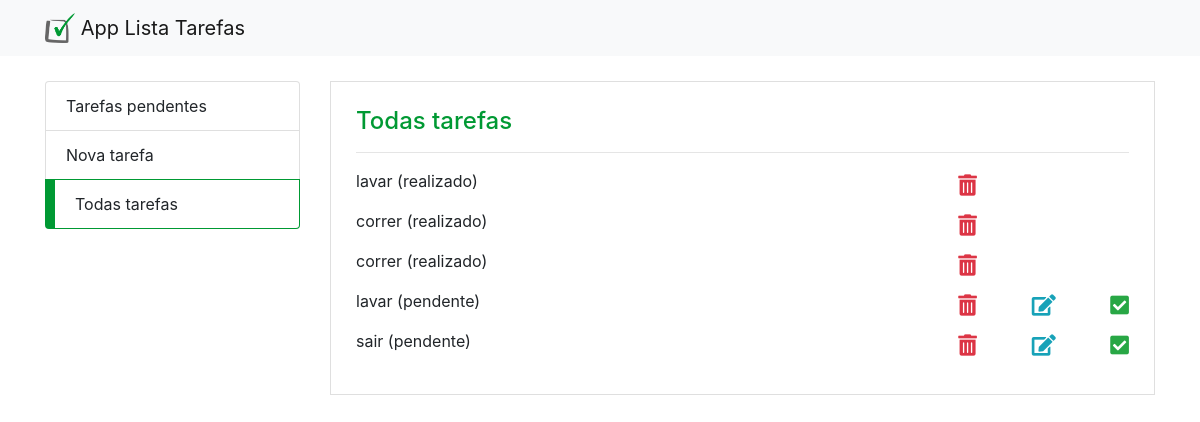
Page /app_lista_tarefas_public/todas_tarefas.php on the committed database.
### tables this page shows
CREATE TABLE `tb_tarefas` (
  `id` int(11) NOT NULL,
  `id_status` int(11) NOT NULL DEFAULT 1,
  `tarefa` text NOT NULL,
  `data_cadastrado` datetime NOT NULL DEFAULT current_timestamp()
);

CREATE TABLE `tb_status` (
  `id` int(11) NOT NULL,
  `status` varchar(25) NOT NULL
);

### app_lista_tarefas/tarefa_controller.php (called while the page is built, shortened)
<?php
	require "../../app_lista_tarefas/tarefa.service.php";
	require "../../app_lista_tarefas/conexao.php";
	$acao = isset($_GET['acao']) ? $_GET['acao'] : $acao;
	if($acao == 'inserir' ) {
		$tarefa = new Tarefa();
		$tarefa->__set('tarefa', $_POST['tarefa']);
		$conexao = new Conexao();
		$tarefaService = new TarefaService($conexao, $tarefa);
		$tarefaService->inserir();
		header('Location: nova_tarefa.php?inclusao=1');
	} else if($acao == 'recuperar') {
		$tarefa = new Tarefa();
		$conexao = new Conexao();
		$tarefaService = new TarefaService($conexao, $tarefa);
		$tarefas = $tarefaService->recuperar();
	} else if($acao == 'atualizar') {
		$tarefa = new Tarefa();
		$tarefa->__set('id', $_POST['id'])
			->__set('tarefa', $_POST['tarefa']);
		$conexao = new Conexao();
		$tarefaService = new TarefaService($conexao, $tarefa);
		if($tarefaService->atualizar()) {
			if( isset($_GET['pag']) && $_GET['pag'] == 'index') {
				header('location: index.php');
			} else {
				header('location: todas_tarefas.php');
			}
		}
	} else if($acao == 'remover') {
		$tarefa = new Tarefa();
		$tarefa->__set('id', $_GET['id']);
		$conexao = new Conexao();
		$tarefaService = new TarefaService($conexao, $tarefa);
		$tarefaService->remover();
		if( isset($_GET['pag']) && $_GET['pag'] == 'index') {
			header('location: index.php');
		} else {
			header('location: todas_tarefas.php');
		}
	} else if($acao == 'marcarRealizada') {
		$tarefa = new Tarefa();
		$tarefa->__set('id', $_GET['id'])->__set('id_status', 2);
		$conexao = new Conexao();
		$tarefaService = new TarefaService($conexao, $tarefa);
		$tarefaService->marcarRealizada();
		if( isset($_GET['pag']) && $_GET['pag'] == 'index') {
			header('location: index.php');
		} else {
			header('location: todas_tarefas.php');
		}
	} else if($acao == 'recuperarTarefasPendentes') {
		$tarefa = new Tarefa();
		$tarefa->__set('id_status', 1);
		$conexao = new Conexao();
		$tarefaService = new TarefaService($conexao, $tarefa);
		$tarefas = $tarefaService->recuperarTarefasPendentes();
	}
?>

### app_lista_tarefas/conexao.php (called while the page is built)
<?php
class Conexao {
	private $host = 'localhost';
	private $dbname = 'php_com_pdo';
	private $user = 'root';
	private $pass = '';
	public function conectar() {
		try {
			$conexao = new PDO(
				"mysql:host=$this->host;dbname=$this->dbname",
				"$this->user",
				"$this->pass"
			);
			return $conexao;
		} catch (PDOException $e) {
			echo '<p>'.$e->getMessege().'</p>';
		}
	}
}
?>

### app_lista_tarefas/tarefa.service.php (called while the page is built, shortened)
<?php
class TarefaService {
	private $conexao;
	public function __construct(Conexao $conexao, Tarefa $tarefa) {
		$this->conexao = $conexao->conectar();
	}
	public function recuperar() {
		$query = '
			select
				t.id, s.status, t.tarefa
			from
				tb_tarefas as t
				left join tb_status as s on (t.id_status = s.id)
		';
		$stmt = $this->conexao->prepare($query);
		$stmt->execute();
		return $stmt->fetchAll(PDO::FETCH_OBJ);
	}
}
?>

### app_lista_tarefas_public/tarefa_controller.php (called while the page is built)
<?php
	require_once '../../app_lista_tarefas/tarefa_controller.php';
?>

### app_lista_tarefas_public/todas_tarefas.php (the view, shortened to what this page needs)
<?php
	require 'tarefa_controller.php';
?>
<html>
	<head>
		<link rel="stylesheet" href="css/estilo.css">
		<link rel="stylesheet" href="https://stackpath.bootstrapcdn.com/bootstrap/4.1.3/css/bootstrap.min.css">
		<link rel="stylesheet" href="https://use.fontawesome.com/releases/v5.3.1/css/all.css">
	</head>
	<body>
		<nav class="navbar navbar-light bg-light">
			<div class="container">
				<a class="navbar-brand" href="#">
					<img src="img/logo.png" width="30" height="30" class="d-inline-block align-top" alt="">
					App Lista Tarefas
				</a>
			</div>
		</nav>
		<div class="container app">
			<div class="row">
				<div class="col-sm-3 menu">
					<ul class="list-group">
						<li class="list-group-item"><a href="index.php">Tarefas pendentes</a></li>
						<li class="list-group-item"><a href="nova_tarefa.php">Nova tarefa</a></li>
						<li class="list-group-item active"><a href="#">Todas tarefas</a></li>
					</ul>
				</div>
				<div class="col-sm-9">
					<div class="container pagina">
						<div class="row">
							<div class="col">
								<h4>Todas tarefas</h4>
								<hr />
								<?php foreach($tarefas as $indice => $tarefa) { ?>
									<div class="row mb-3 d-flex align-items-center tarefa">
										<div class="col-sm-9" id="tarefa_<?= $tarefa->id ?>">
											<?= $tarefa->tarefa ?> (<?= $tarefa->status ?>)
										</div>
										<div class="col-sm-3 mt-2 d-flex justify-content-between">
											<i class="fas fa-trash-alt fa-lg text-danger" onclick="remover(<?= $tarefa->id ?>)"></i>
											<?php if($tarefa->status == 'pendente') { ?>
												<i class="fas fa-edit fa-lg text-info" onclick="editar(<?= $tarefa->id ?>, '<?= $tarefa->tarefa ?>')"></i>
												<i class="fas fa-check-square fa-lg text-success" onclick="marcarRealizada(<?= $tarefa->id ?>)"></i>
											<?php } ?>
										</div>
									</div>
								<?php } ?>
							</div>
						</div>
					</div>
				</div>
			</div>
		</div>
	</body>
</html>

### app_lista_tarefas_public/css/estilo.css (style rules this page uses)
.menu { margin-bottom: 25px; }
.app { margin-top: 25px; }
.pagina { border:solid 1px #DFDFDF; padding:25px !important; }
li.list-group-item.active { background-color: #fff; border-color: #009933; border-left:solid 10px #009933; }
li a { color: #212529; }
h4 { color: #009933 !important; }

### rows in the picture
tb_tarefas: tarefa "lavar", id_status.status "realizado"
tb_tarefas: tarefa "correr", id_status.status "realizado"
tb_tarefas: tarefa "correr", id_status.status "realizado"
tb_tarefas: tarefa "lavar", id_status.status "pendente"
tb_tarefas: tarefa "sair", id_status.status "pendente"
